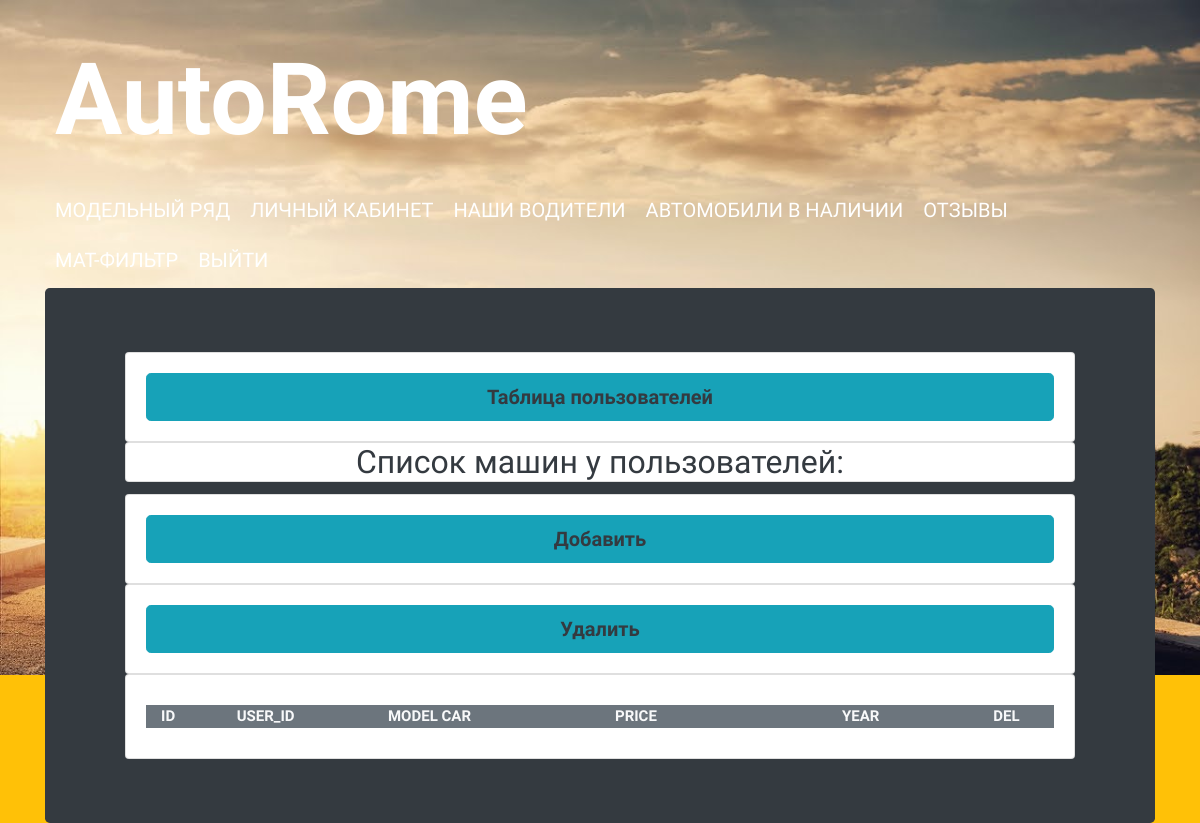
/crud_2.php (signed in), run on an earlier commit of the app's database.
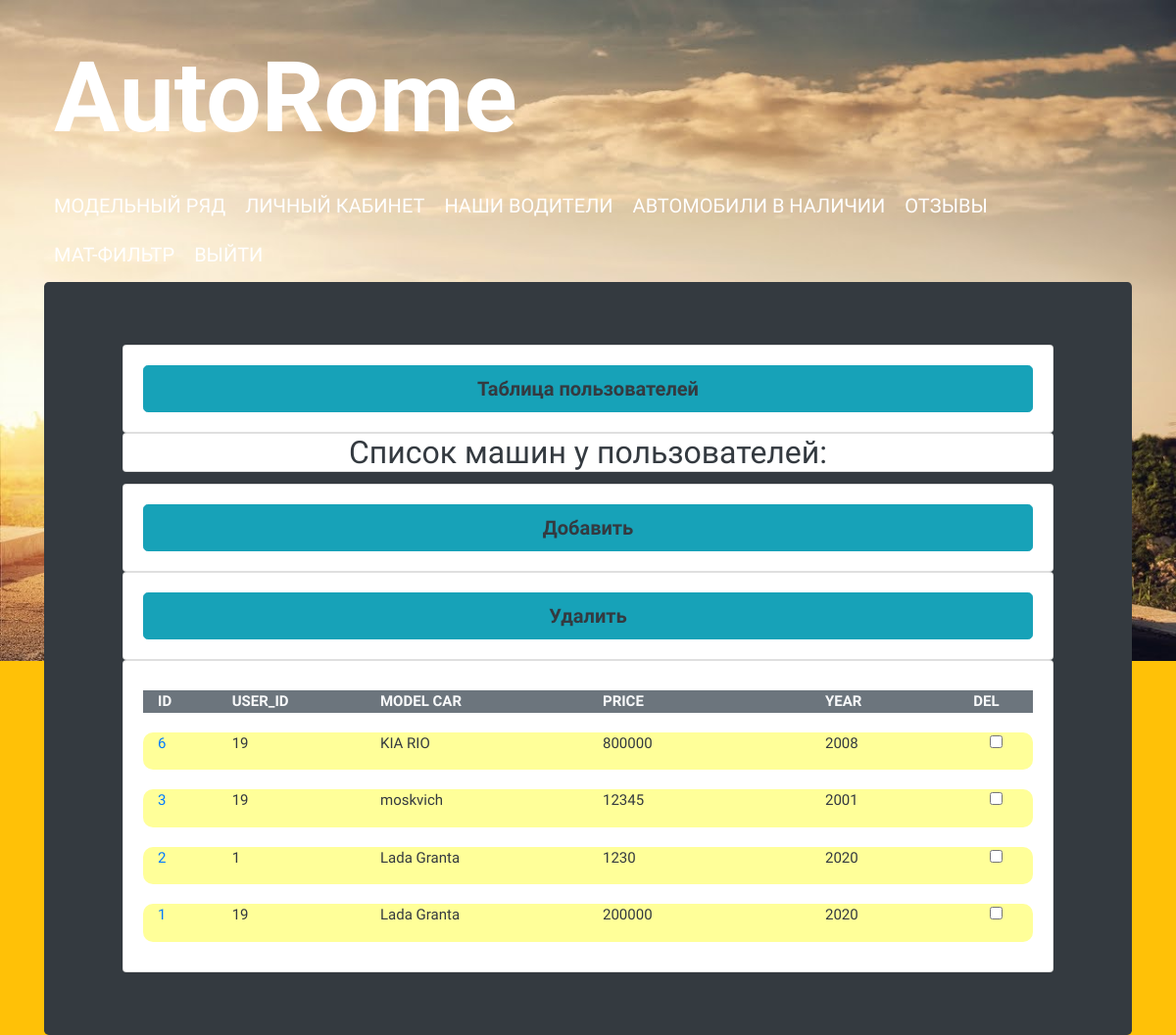
And on a later commit of the database.
### tables this page shows
CREATE TABLE `cars` (
  `id` int(10) NOT NULL,
  `user_id` int(10) NOT NULL,
  `car` char(50) NOT NULL,
  `price` int(15) NOT NULL DEFAULT 0,
  `year` year(4) NOT NULL DEFAULT 2020
);

### php/fetch_tables_2.php (the view, shortened to what this page needs)
<?php
require_once 'connect.php';
$check_cars=mysqli_query($connect, "SELECT * FROM `cars` ORDER BY `cars`.`id` DESC");
    ?>
    <div class="container drivers">
        <div class="row drive bg-secondary text-light font-weight-bolder">
            <div class="col-lg-1">ID</div>
            <div class="col-lg-2">USER_ID</div>
            <div class="col-lg-3">MODEL CAR</div>
            <div class="col-lg-3">PRICE</div>
            <div class="col-lg-2">YEAR</div>
            <div class="col-lg-1">DEL</div>
        </div>
    </div>
<?php while($cars=mysqli_fetch_assoc($check_cars))
{?>
    <div class="container drivers">
        <div class="row drive">
            <div class="col-lg-1"><a href="#" aria-expanded="false" aria-controls="multiCollapseExample2" data-toggle="collapse" data-target="#editcollapse<?php echo $cars['id']?>"><?php echo $cars['id']?></a></div>
            <div class="col-lg-2"><?php echo $cars['user_id']?></div>
            <div class="col-lg-3"><?php echo $cars['car']?></div>
            <div class="col-lg-3"><?php echo $cars['price']?></div>
            <div class="col-lg-2"><?php echo $cars['year']?></div>
            <div class="col-lg-1">
                <p class="text-center">
                    <input type="checkbox" name="<?php echo $cars['id']?>" aria-label="Checkbox for following text input">
                </p>
            </div>
        </div>
    </div>
    <?php
}
?>

What changed in the data, as far as the page shows it:
added cars: id "6", user "19", car "KIA RIO", price "800000", year "2008"
added cars: id "3", user "19", car "moskvich", price "12345", year "2001"
added cars: id "2", user "1", car "Lada Granta", price "1230", year "2020"
added cars: id "1", user "19", car "Lada Granta", price "200000", year "2020"
